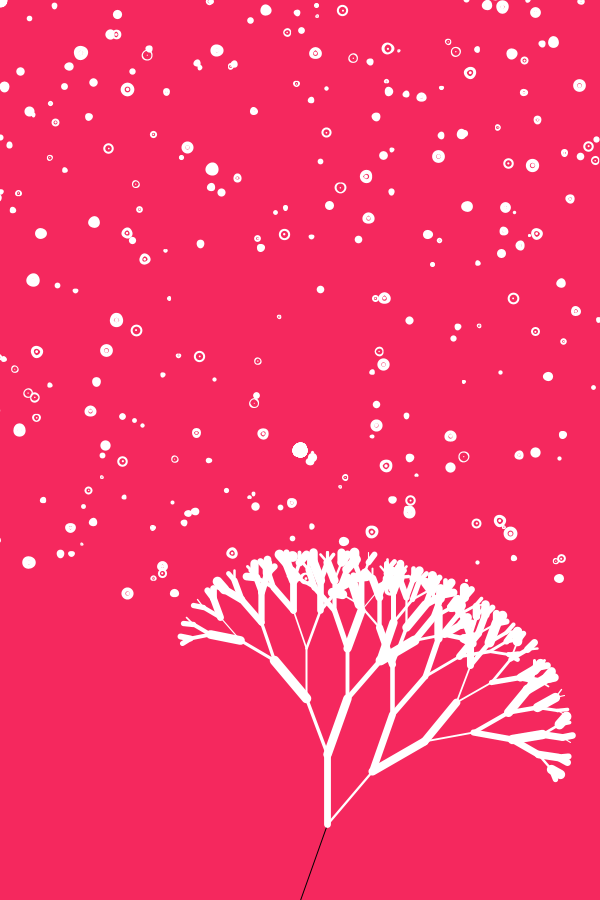
Frame 1 (no input)
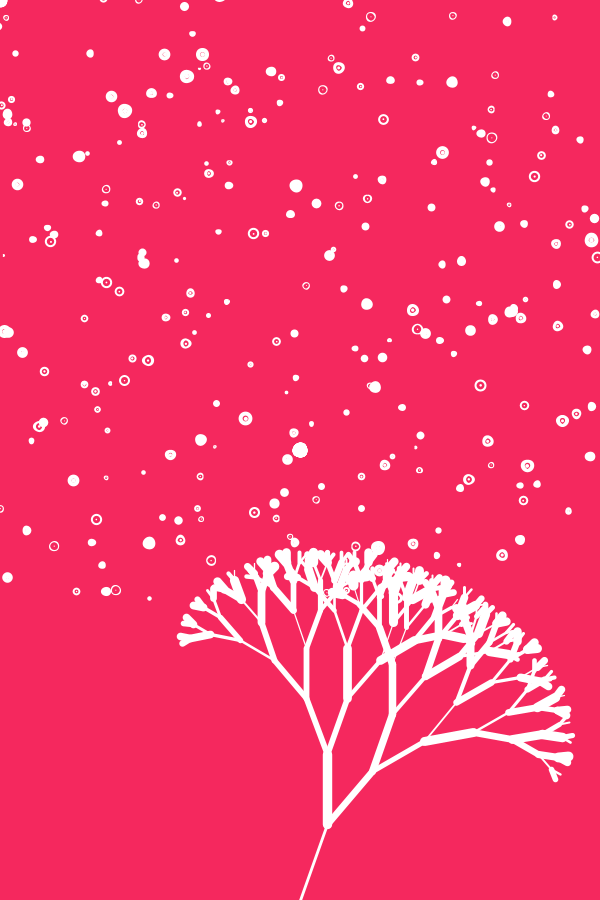
Frame 60 (the mouse pressed at the canvas centre just before this capture)
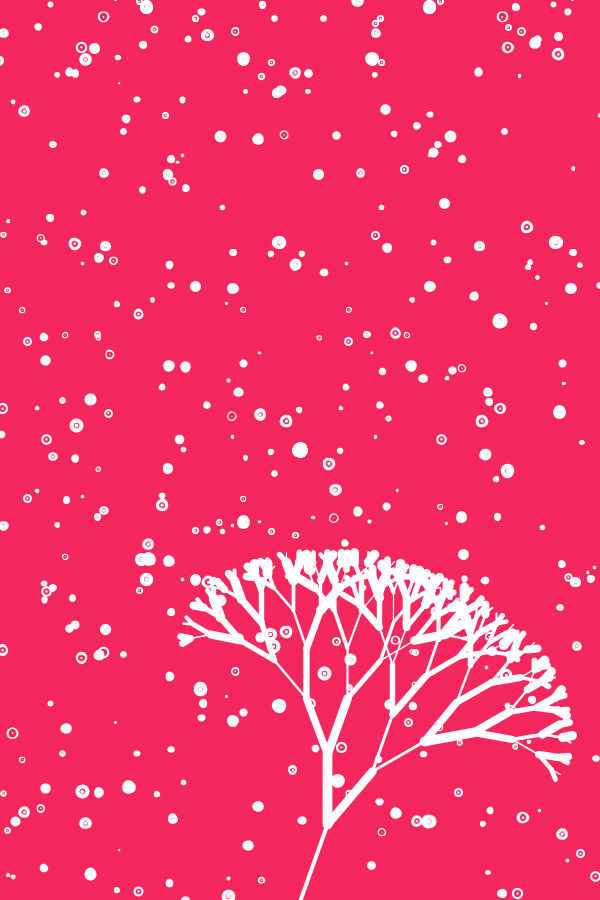
Frame 120 (the mouse held since frame 60 and released just before this capture)

The Processing sketch that drew these frames (run headless with seeded random() and noise(); from frame 60 on, the mouse is pressed at the canvas centre):

// Processing sketch: processing_174237
// ── processing_174237.pde

void setup() {
  size(600, 900);
}

void draw() {
  frameRate(3);
  background(#F5285E);
  drawTree(width/2, height, -70, 8);
}

void drawTree(float x1, float y1, float angle, float depth) {
  if (depth ==0) return;
  float x2 
    = x1 + cos(radians(angle)) * depth * 10;
  float y2 
    = y1 + sin(radians(angle)) * depth * 10;
  line(x1, y1, x2, y2);
  stroke(255);
  strokeWeight(random(1,10));
  drawTree(x2, y2, angle-20, depth-1); 
  drawTree(x2, y2, angle+20, depth-1);
  
  ellipse(width/2,height/2,5,5);
   fill(255);
 
 
  float size = random(1,5);
  float d1= random(0,600);
  float d2= random(0,600);
  float d3= random(0,600);
  ellipse(mouseX,mouseY,size,size);
  ellipse(mouseX+d1,mouseY+d2,size,size);
  ellipse(mouseX-d2,mouseY-d1,size,size);
  ellipse(mouseX-d2,mouseY+d3,size,size);
  ellipse(mouseX+d3,mouseY-d1,size,size);

  
  
}
